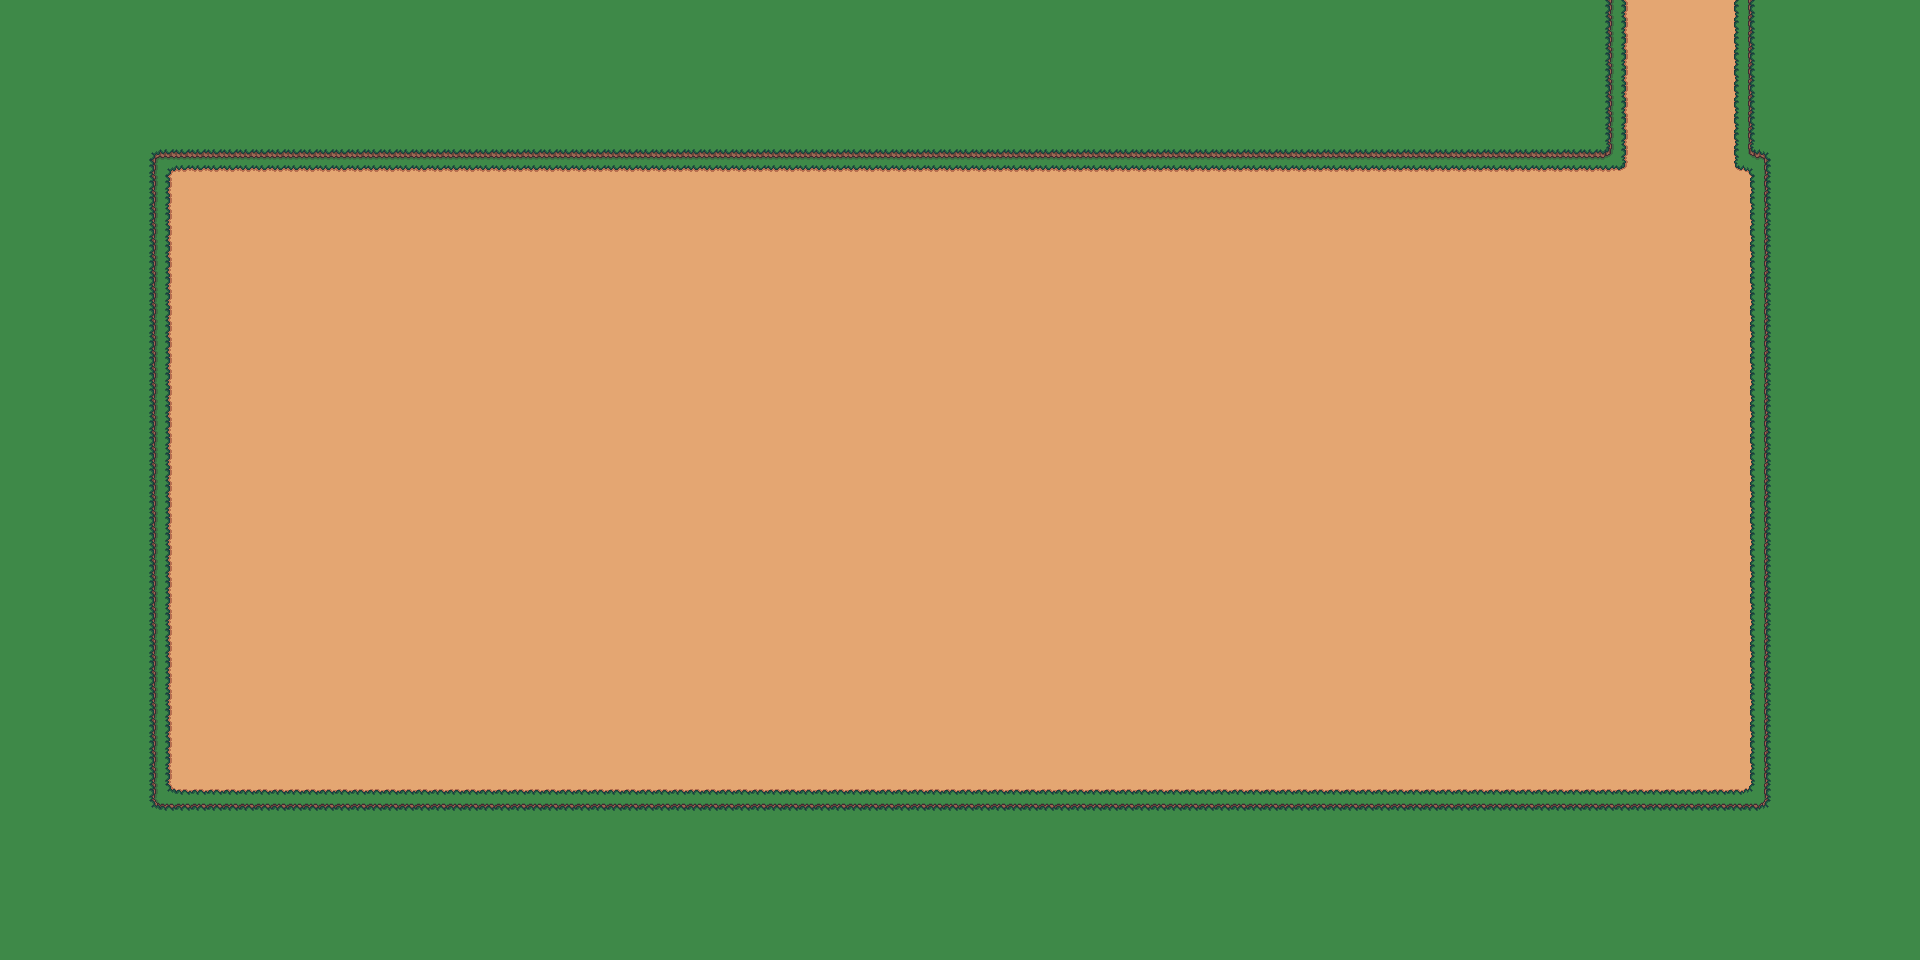

This is a level from a 2D game, rendered from its Tiled map with the project's own tilesets. A one-line summary and the map file follow, with tile-layer data summarised:
An orthogonal 120x60 tile map with 16x16 px tiles, 3 tile layers (ground, background, foreground), 2 tilesets and 3 objects.

<map version="1.10" tiledversion="1.12.1" orientation="orthogonal" renderorder="right-down" width="120" height="60" tilewidth="16" tileheight="16" infinite="0" nextlayerid="5" nextobjectid="73">
 <tileset firstgid="1" source="tileset.tsx" />
 <tileset firstgid="91" source="objects.tsx" />
 <layer id="1" name="ground" width="120" height="60">
  <data>[7200 cells, 7200 non-empty, 1 distinct tile ids]</data>
 </layer>
 <layer id="2" name="background" width="120" height="60">
  <data>[7200 cells, 4385 non-empty, 22 distinct tile ids]</data>
 </layer>
 <objectgroup id="4" name="objects">
  <object id="1" gid="92" x="234.667" y="314.667" width="96" height="128" />
  <object id="2" gid="94" x="248" y="362.667" width="32" height="32" />
  <object id="3" gid="36" x="806.667" y="388" width="16" height="16" />
 </objectgroup>
 <layer id="3" name="foreground" width="120" height="60">
  <data>[7200 cells, 0 non-empty, 0 distinct tile ids]</data>
 </layer>
</map>
